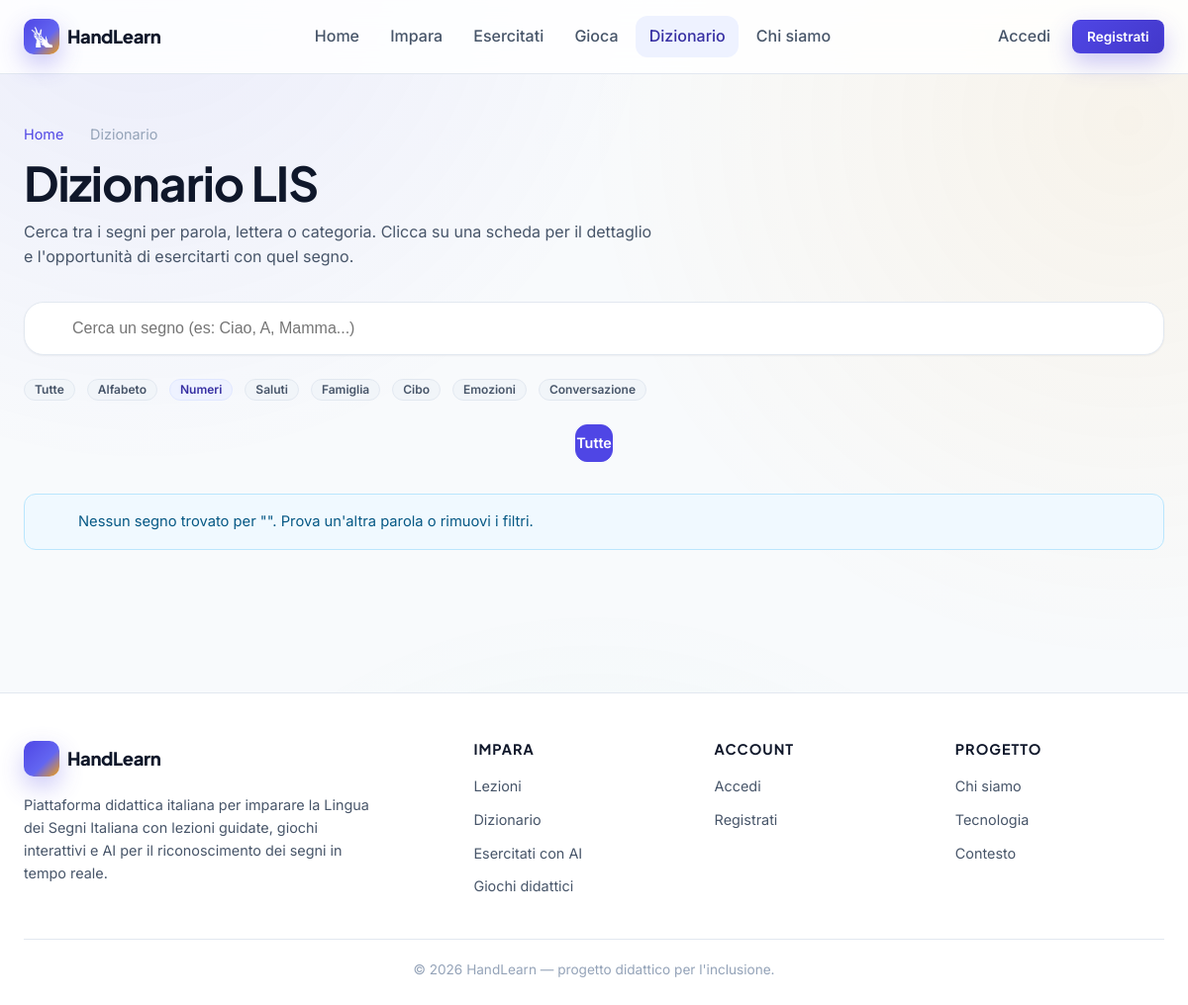
The page /dizionario.php?cat=numeri on the database its author committed.
### tables this page shows
CREATE TABLE IF NOT EXISTS categorie (
    id     INT AUTO_INCREMENT PRIMARY KEY,
    slug   VARCHAR(50) NOT NULL UNIQUE,
    nome   VARCHAR(80) NOT NULL,
    icona  VARCHAR(10) DEFAULT NULL
);

### dizionario.php (the view, shortened to what this page needs)
<?php
require_once __DIR__ . '/includes/auth.php';
require_once __DIR__ . '/includes/components/sign_visual.php';
$q       = trim($_GET['q']    ?? '');
$catSlug = trim($_GET['cat']  ?? '');
$where  = [];
$params = [];
$types  = '';
if ($catSlug !== '') {
    $where[]  = 'c.slug = ?';
    $params[] = $catSlug; $types .= 's';
}
$sql = 'SELECT s1.*, c.nome AS categoria, c.slug AS cat_slug
        FROM segni s1
        INNER JOIN (
            SELECT MIN(id) as id
            FROM segni
            GROUP BY LOWER(parola)
        ) s2 ON s1.id = s2.id
        LEFT JOIN categorie c ON c.id = s1.categoria_id';
if ($where) $sql .= ' WHERE ' . implode(' AND ', $where);
$sql .= ' ORDER BY s1.parola';
if ($params) {
    $stmt = $conn->prepare($sql);
    $stmt->bind_param($types, ...$params);
    $stmt->execute();
    $segni = $stmt->get_result()->fetch_all(MYSQLI_ASSOC);
} else {
    $segni = $conn->query($sql)->fetch_all(MYSQLI_ASSOC);
}
$categorie = $conn->query('SELECT id, slug, nome FROM categorie ORDER BY id')->fetch_all(MYSQLI_ASSOC);
include __DIR__ . '/includes/header.php';
?>
<section class="page-header">
    <div class="container">
        <nav class="breadcrumb">
            <a href="index.php">Home</a>
            <?= hl_icon('arrow-right', 12) ?>
            <span>Dizionario</span>
        </nav>
        <h1>Dizionario LIS</h1>
        <p>Cerca tra i segni per parola, lettera o categoria. Clicca su una scheda
           per il dettaglio e l'opportunità di esercitarti con quel segno.</p>
    </div>
</section>
<section class="section" style="padding-top:0;">
    <div class="container">
        <form method="GET" class="dict-search">
            <?= hl_icon('search', 22) ?>
            <input type="text" name="q" placeholder="Cerca un segno (es: Ciao, A, Mamma...)"
                   value="<?= htmlspecialchars($q) ?>"
                   data-dictionary-search autocomplete="off">
        </form>
        <div class="flex flex-wrap mb-6">
            <a href="dizionario.php" class="badge <?= $catSlug==='' ? 'badge-primary' : '' ?>">Tutte</a>
            <?php foreach ($categorie as $c): ?>
                <a href="dizionario.php?cat=<?= urlencode($c['slug']) ?>"
                   class="badge <?= $catSlug===$c['slug'] ? 'badge-primary' : '' ?>">
                    <?= htmlspecialchars($c['nome']) ?>
                </a>
            <?php endforeach; ?>
        </div>
        <div class="alphabet-nav">
            <a href="#" class="active" data-letter="all">Tutte</a>
        </div>
        <?php if (!$segni): ?>
            <div class="alert alert-info">
                <?= hl_icon('search', 22, 'alert-icon') ?>
                <span>Nessun segno trovato per "<?= htmlspecialchars($q) ?>". Prova un'altra parola o
                rimuovi i filtri.</span>
            </div>
        <?php endif; ?>
    </div>
</section>
<?php include __DIR__ . '/includes/footer.php'; ?>

### css/style.css (style rules this page uses)
:root { --primary: #4f46e5; --primary-600: #4338ca; --primary-700: #3730a3; --primary-50: #eef2ff; --primary-100: #e0e7ff; --secondary: #f59e0b; --secondary-600: #d97706; --secondary-50: #fffbeb; --success: #10b981; --success-50: #ecfdf5; --warning: #f59e0b; --warning-50: #fffbeb; --danger: #ef4444; --danger-50: #fef2f2; --info: #0ea5e9; --info-50: #f0f9ff; --bg: #f8fafc; --surface: #ffffff; --surface-2: #f1f5f9; --surface-3: #e2e8f0; --border: #e2e8f0; --border-strong: #cbd5e1; --text: #0f172a; --text-2: #475569; --text-3: #94a3b8; --font-display: "Plus Jakarta Sans", "Inter", system-ui, -apple-system, sans-serif; --font-body: "Inter", system-ui, -apple-system, sans-serif; --s-1: .25rem; --s-2: .5rem; --s-3: .75rem; --s-4: 1rem; --s-5: 1.25rem; --s-6: 1.5rem; --s-7: 1.75rem; --s-8: 2rem; --s-10: 2.5rem; --s-12: 3rem; --s-16: 4rem; --s-20: 5rem; --r-sm: 8px; --r: 12px; --r-lg: 16px; --r-xl: 20px; --r-2xl: 28px; --r-full: 999px; --shadow-xs: 0 1px 2px rgba(15,23,42,.05); --shadow-sm: 0 1px 3px rgba(15,23,42,.08), 0 1px 2px rgba(15,23,42,.04); --shadow: 0 4px 14px rgba(15,23,42,.08), 0 2px 6px rgba(15,23,42,.04); --shadow-lg: 0 18px 40px rgba(15,23,42,.10), 0 4px 10px rgba(15,23,42,.04); --shadow-primary: 0 10px 24px rgba(79,70,229,.30); --t: .2s cubic-bezier(.4,0,.2,1); --t-2: .35s cubic-bezier(.4,0,.2,1); }
* { margin: 0; padding: 0; box-sizing: border-box; }
html { scroll-behavior: smooth; }
body { font-family: var(--font-body); font-size: 16px; color: var(--text); background: var(--bg); line-height: 1.6; min-height: 100vh; -webkit-font-smoothing: antialiased; -moz-osx-font-smoothing: grayscale; }
body::before { content: ""; position: fixed; inset: 0; z-index: -1; pointer-events: none; background: radial-gradient(circle at 12% -5%, rgba(79,70,229,.08), transparent 35%), radial-gradient(circle at 95% 12%, rgba(245,158,11,.07), transparent 38%), radial-gradient(circle at 50% 110%, rgba(16,185,129,.07), transparent 40%); }
a { color: var(--primary); text-decoration: none; transition: color var(--t); }
h1,h2,h3,h4 { font-family: var(--font-display); color: var(--text); line-height: 1.2; font-weight: 700; letter-spacing: -.02em; }
h1 { font-size: clamp(2rem, 4.2vw, 3rem); }
.container { max-width: 1200px; margin: 0 auto; padding: 0 var(--s-6); }
.badge { display: inline-flex; align-items: center; gap: 6px; padding: 4px 10px; border-radius: var(--r-full); font-size: .75rem; font-weight: 600; line-height: 1; background: var(--surface-2); color: var(--text-2); border: 1px solid var(--border); }
.badge-primary { background: var(--primary-50); color: var(--primary-700); border-color: var(--primary-100); }
.alert { display: flex; align-items: flex-start; gap: var(--s-3); padding: var(--s-4) var(--s-5); border-radius: var(--r); border: 1px solid; margin-bottom: var(--s-4); font-size: .92rem; }
.alert-info { background: var(--info-50); border-color: #bae6fd; color: #075985; }
.page-header { padding: var(--s-12) 0 var(--s-8); }
.page-header h1 { margin-top: var(--s-2); }
.page-header p { color: var(--text-2); margin-top: var(--s-2); max-width: 640px; }
.breadcrumb { display: inline-flex; align-items: center; gap: .4rem; color: var(--text-3); font-size: .9rem; }
.section { padding: var(--s-16) 0; }
.dict-search { position: relative; margin-bottom: var(--s-6); }
.dict-search input { width: 100%; padding: 1.05rem 1rem 1.05rem 3rem; background: var(--surface); border: 1px solid var(--border); border-radius: var(--r-xl); font-size: 1rem; box-shadow: var(--shadow-xs); transition: border-color var(--t), box-shadow var(--t); }
.alphabet-nav { display: flex; flex-wrap: wrap; gap: 6px; margin-bottom: var(--s-8); justify-content: center; }
.alphabet-nav a { width: 38px; height: 38px; display: grid; place-items: center; color: var(--text-2); background: var(--surface); border: 1px solid var(--border); border-radius: var(--r); font-weight: 600; font-size: .9rem; transition: all var(--t); }
.alphabet-nav a.active { background: var(--primary); border-color: var(--primary); color: #fff; }
.mb-6 { margin-bottom: var(--s-6); }
.flex { display: flex; gap: var(--s-3); }
.flex-wrap { flex-wrap: wrap; }

### rows shown on the page
categorie: nome "Alfabeto"
categorie: nome "Numeri"
categorie: nome "Saluti"
categorie: nome "Famiglia"
categorie: nome "Cibo"
categorie: nome "Emozioni"
categorie: nome "Conversazione"
